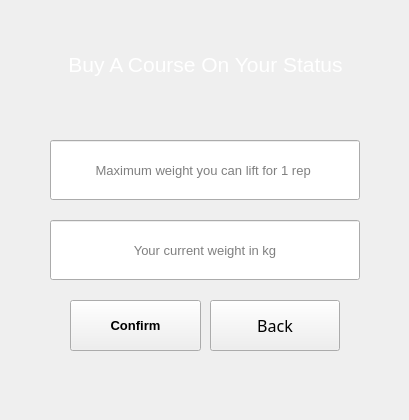
<?xml version="1.0" encoding="UTF-8"?>
<ui version="4.0">
 <class>MainWindow</class>
 <widget class="QMainWindow" name="MainWindow">
  <property name="geometry">
   <rect>
    <x>0</x>
    <y>0</y>
    <width>409</width>
    <height>420</height>
   </rect>
  </property>
  <property name="minimumSize">
   <size>
    <width>409</width>
    <height>420</height>
   </size>
  </property>
  <property name="maximumSize">
   <size>
    <width>409</width>
    <height>420</height>
   </size>
  </property>
  <property name="windowTitle">
   <string>MainWindow</string>
  </property>
  <property name="styleSheet">
   <string notr="true">QMainWindow {
border-image: url(:/background/img/Pesos halteres pretos _ Foto Premium.jpg);
}</string>
  </property>
  <widget class="QWidget" name="centralwidget">
   <widget class="QWidget" name="widget" native="true">
    <property name="geometry">
     <rect>
      <x>30</x>
      <y>20</y>
      <width>351</width>
      <height>351</height>
     </rect>
    </property>
    <widget class="QLineEdit" name="mw">
     <property name="geometry">
      <rect>
       <x>20</x>
       <y>120</y>
       <width>310</width>
       <height>60</height>
      </rect>
     </property>
     <property name="font">
      <font>
       <pointsize>10</pointsize>
      </font>
     </property>
     <property name="alignment">
      <set>Qt::AlignCenter</set>
     </property>
     <property name="placeholderText">
      <string>Maximum weight you can lift for 1 rep </string>
     </property>
    </widget>
    <widget class="QLineEdit" name="cw">
     <property name="geometry">
      <rect>
       <x>20</x>
       <y>200</y>
       <width>310</width>
       <height>60</height>
      </rect>
     </property>
     <property name="font">
      <font>
       <pointsize>10</pointsize>
      </font>
     </property>
     <property name="alignment">
      <set>Qt::AlignCenter</set>
     </property>
     <property name="placeholderText">
      <string>Your current weight in kg</string>
     </property>
    </widget>
    <widget class="QPushButton" name="confirme">
     <property name="geometry">
      <rect>
       <x>40</x>
       <y>280</y>
       <width>131</width>
       <height>51</height>
      </rect>
     </property>
     <property name="font">
      <font>
       <pointsize>10</pointsize>
       <weight>75</weight>
       <bold>true</bold>
      </font>
     </property>
     <property name="text">
      <string>Confirm</string>
     </property>
    </widget>
    <widget class="QLabel" name="label">
     <property name="geometry">
      <rect>
       <x>0</x>
       <y>-1</y>
       <width>351</width>
       <height>91</height>
      </rect>
     </property>
     <property name="font">
      <font>
       <pointsize>16</pointsize>
      </font>
     </property>
     <property name="styleSheet">
      <string notr="true">color: rgb(255, 255, 255);</string>
     </property>
     <property name="text">
      <string>Buy A Course On Your Status</string>
     </property>
     <property name="alignment">
      <set>Qt::AlignCenter</set>
     </property>
     <property name="wordWrap">
      <bool>true</bool>
     </property>
    </widget>
    <widget class="QPushButton" name="back">
     <property name="geometry">
      <rect>
       <x>180</x>
       <y>280</y>
       <width>130</width>
       <height>51</height>
      </rect>
     </property>
     <property name="font">
      <font>
       <family>8514oem</family>
       <pointsize>12</pointsize>
      </font>
     </property>
     <property name="text">
      <string>Back</string>
     </property>
    </widget>
   </widget>
  </widget>
 </widget>
 <resources>
  <include location="ressource.qrc"/>
 </resources>
 <connections/>
</ui>
